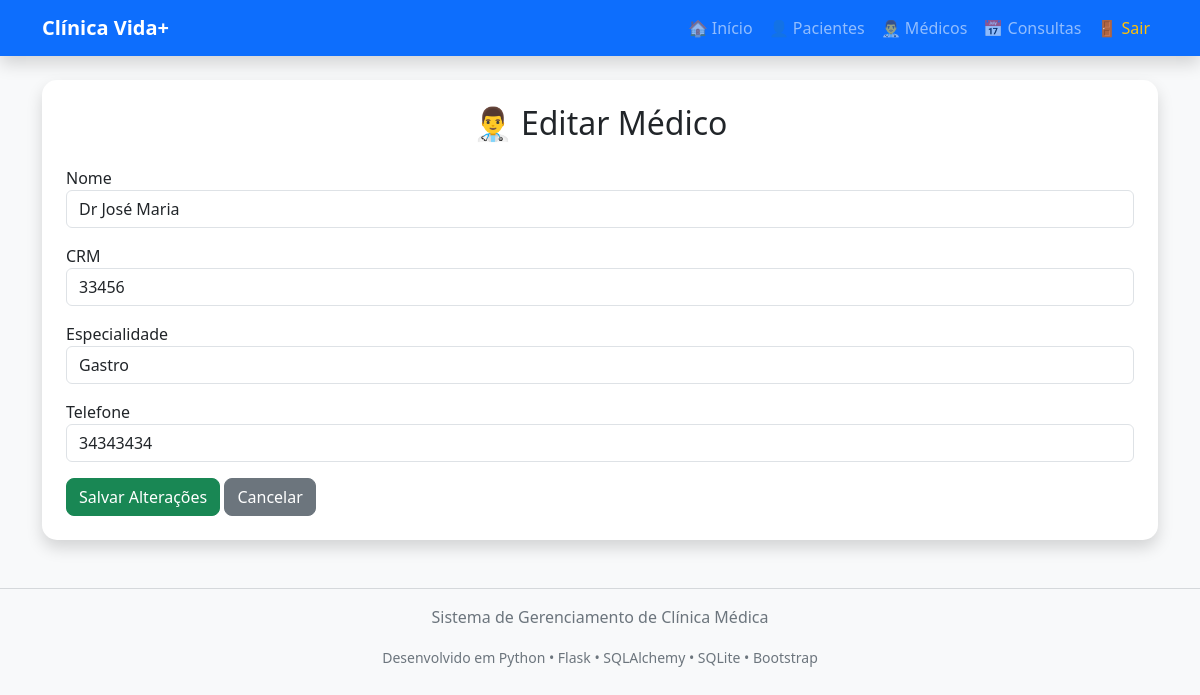
Screenshot of /editar_medico/1 with the database file from the repository.
### models/medico.py (models this page shows)
class Medico(db.Model):
    id = db.Column(db.Integer, primary_key=True)
    nome = db.Column(db.String(100), nullable=False)
    crm = db.Column(db.String(20), nullable=False)
    especialidade = db.Column(db.String(100), nullable=False)
    telefone = db.Column(db.String(20))

### app.py (the view)
@app.route("/editar_medico/<int:id>")
def editar_medico(id):
    medico = Medico.query.get_or_404(id)
    return render_template(
        "editar_medico.html",
        medico=medico
    )

### templates/editar_medico.html
{% extends 'base.html' %}
{% block conteudo %}
<div class="card shadow p-4">
<h2 class="text-center mb-4">
👨‍⚕️ Editar Médico
</h2>
<form action="/atualizar_medico/{{ medico.id }}" method="POST">
<div class="mb-3">
<label>Nome</label>
<input
type="text"
name="nome"
class="form-control"
value="{{ medico.nome }}"
required>
</div>
<div class="mb-3">
<label>CRM</label>
<input
type="text"
name="crm"
class="form-control"
value="{{ medico.crm }}"
required>
</div>
<div class="mb-3">
<label>Especialidade</label>
<input
type="text"
name="especialidade"
class="form-control"
value="{{ medico.especialidade }}"
required>
</div>
<div class="mb-3">
<label>Telefone</label>
<input
type="text"
name="telefone"
class="form-control"
value="{{ medico.telefone }}">
</div>
<button class="btn btn-success">
Salvar Alterações
</button>
<a href="/medicos" class="btn btn-secondary">
Cancelar
</a>
</form>
</div>
{% endblock %}

### static/style.css (style rules this page uses)
body { background:#eef2f7; }
.card { border:none; border-radius:15px; transition:0.3s; }
.btn { border-radius:8px; }

### rows the page displays
Medico: nome "Dr José Maria", crm "33456", especialidade "Gastro", telefone "34343434"
